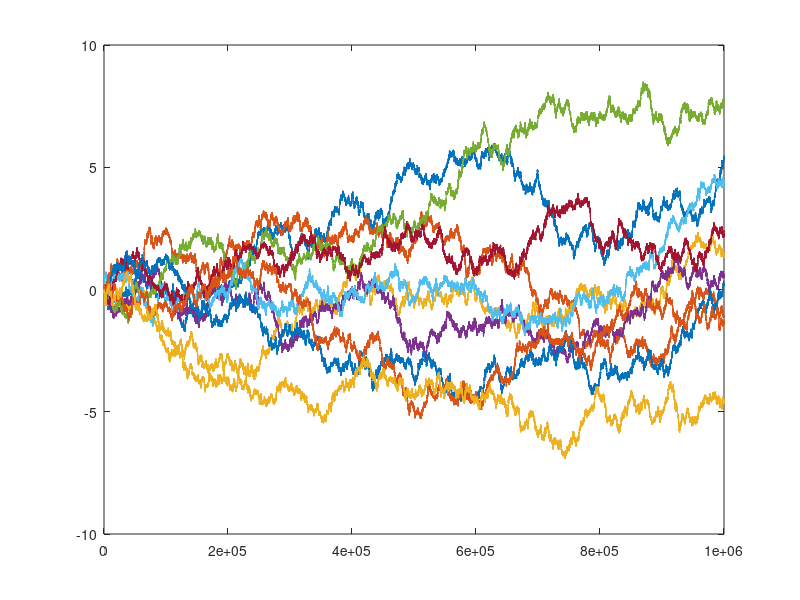

This chart was generated by the following MATLAB code:
clear all
% close all

fs=16e9;
LW=50e3;


Lsim=1000e3;
Niters=10;


for niter=1:Niters
    fnoise=sqrt(LW*2*pi/fs).*randn(Lsim,1);
    pnoise=cumsum(fnoise);
     plot(pnoise)
     hold all
    
    if niter==1
        Pxx_mean = 1/Niters*pwelch(exp(1j*pnoise), hanning(1024),0,4096,fs);
    else
        Pxx_mean = Pxx_mean + 1/Niters*pwelch(exp(1j*pnoise), hanning(1024),0,4096,fs);
    end
end
% grid on

plot(fftshift(Pxx_mean))
